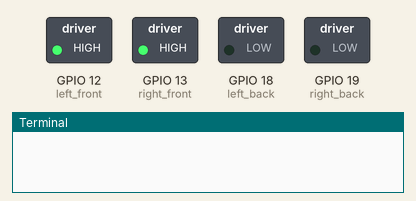
Bench run of a program on a simulated Raspberry Pi (BCM pin numbers). Shown: switched loads named in the program (green lamp = pin HIGH), the last lines printed to the terminal.

Above: at 1.0 s.
At 4.0 s:
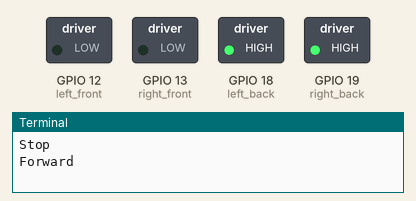
At 7.0 s:
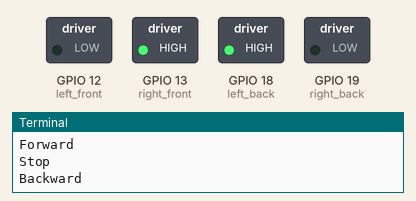
At 10.0 s:
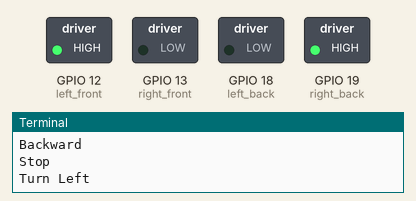
At 12.0 s:
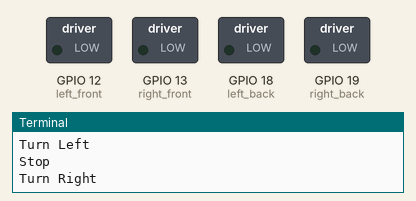
Timing chart, 0 to 16.9 s (numbered marks = the images above):
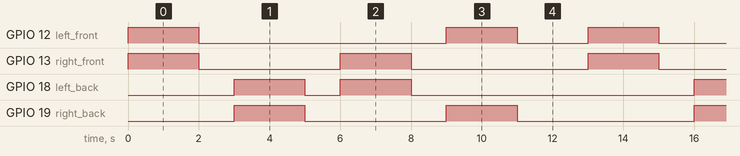

Measured:
- by itself, GPIO 12 (left_front): repeats every 13.0 s: LOW 7.0 s, HIGH 2.0 s, LOW 2.0 s, HIGH 2.0 s
- by itself, GPIO 13 (right_front), GPIO 19 (right_back): repeats every 13.0 s: LOW 4.0 s, HIGH 2.0 s, LOW 5.0 s, HIGH 2.0 s
- by itself, GPIO 18 (left_back): repeats every 13.0 s: LOW 1.0 s, HIGH 2.0 s, LOW 8.0 s, HIGH 2.0 s

The program:

car_new.py
```python
import RPi.GPIO as GPIO
import time

# モータードライバーのピン番号に合わせて変更してください
left_front = 12
right_front = 13
left_back = 18
right_back = 19

# GPIOの初期設定
GPIO.setmode(GPIO.BCM)
GPIO.setup(left_front, GPIO.OUT)
GPIO.setup(right_front, GPIO.OUT)
GPIO.setup(left_back, GPIO.OUT)
GPIO.setup(right_back, GPIO.OUT)


def motor_forward(duration):
    GPIO.output(left_front, GPIO.HIGH)
    GPIO.output(right_front, GPIO.HIGH)
    GPIO.output(left_back, GPIO.LOW)
    GPIO.output(right_back, GPIO.LOW)
    time.sleep(duration)
    motor_stop()
    print("Forward")


def motor_backward(duration):
    GPIO.output(left_front, GPIO.LOW)
    GPIO.output(right_front, GPIO.LOW)
    GPIO.output(left_back, GPIO.HIGH)
    GPIO.output(right_back, GPIO.HIGH)
    time.sleep(duration)
    motor_stop()
    print("Backward")


def motor_turn_left(duration):
    GPIO.output(left_front, GPIO.LOW)
    GPIO.output(right_front, GPIO.HIGH)
    GPIO.output(left_back, GPIO.HIGH)
    GPIO.output(right_back, GPIO.LOW)
    time.sleep(duration)
    motor_stop()
    print("Turn Left")


def motor_turn_right(duration):
    GPIO.output(left_front, GPIO.HIGH)
    GPIO.output(right_front, GPIO.LOW)
    GPIO.output(left_back, GPIO.LOW)
    GPIO.output(right_back, GPIO.HIGH)
    time.sleep(duration)
    motor_stop()
    print("Turn Right")


def motor_stop():
    GPIO.output(left_front, GPIO.LOW)
    GPIO.output(right_front, GPIO.LOW)
    GPIO.output(left_back, GPIO.LOW)
    GPIO.output(right_back, GPIO.LOW)
    print("Stop")


try:
    while True:
        # 前進（速度: 50%, 持続時間: 2秒）
        motor_forward(2)
        time.sleep(1)

        # 後退（速度: 40%, 持続時間: 2秒）
        motor_backward(2)
        time.sleep(1)

        # 左旋回（速度: 30%, 持続時間: 1秒）
        motor_turn_left(2)
        time.sleep(1)

        # 右旋回（速度: 30%, 持続時間: 1秒）
        motor_turn_right(2)
        time.sleep(1)

        # 停止（2秒）
        motor_stop()
        time.sleep(1)

except KeyboardInterrupt:
    # Ctrl+Cが押された場合にGPIOをクリーンアップして終了します
    GPIO.cleanup()
```
